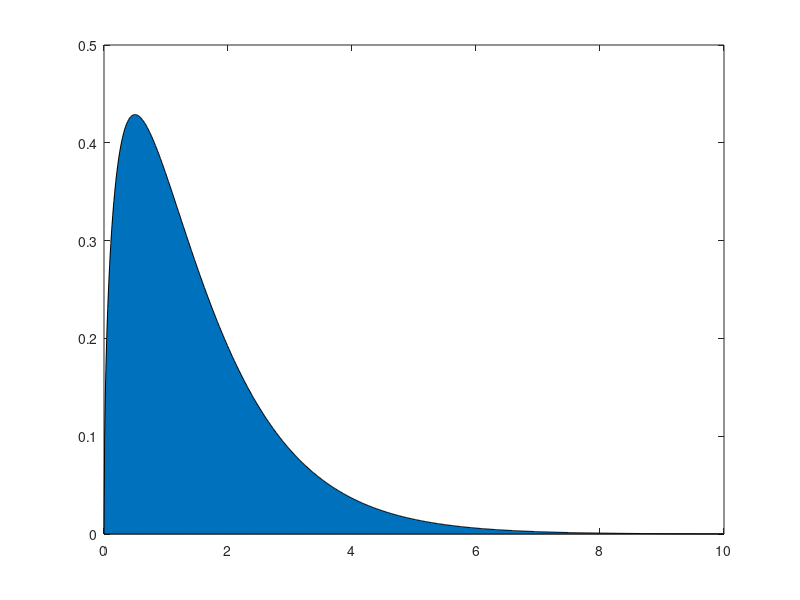

The MATLAB script that drew this image:
clc,clear,close all
%using frequency approach
x=exprnd(1,1,1000);
xroot=sqrt(x);
exroothat=mean(xroot)
%using numerical integration
myfun=@(x)(sqrt(x).*exp(-x));
exrootru=integral(myfun,0,10)
x1=0:0.01:10;
x2=myfun(x1);
area(x1,x2)
msgbox('Thus we can calculate expectation using frequency approach as well as numerical integration')